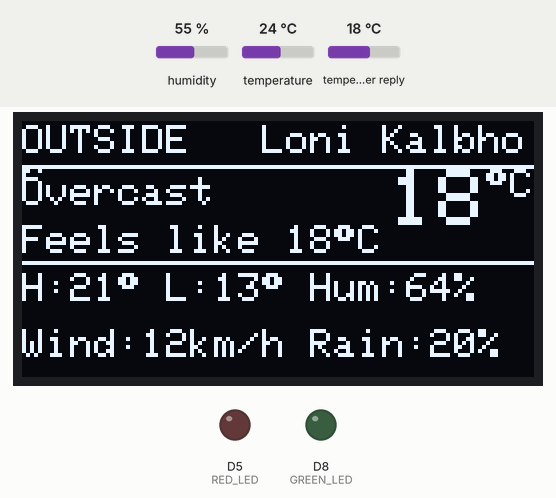
This sketch was run on a simulated ESP8266 (NodeMCU). Shown: 128×64 one-colour display, output pins drawn as LEDs (lit = HIGH). The inputs (shaded band) are chosen by the test bench; at power-on: temperature 24 °C, humidity 55 %, temperature in the weather reply 18 °C. WiFi joins after 1.5 s; servers stay silent unless stated; network time is answered at once with the bench clock; the local clock reads 2024-03-15 10:24:30 at power-on unless the sketch sets it; web services answer with replies made up by the test bench; what the sketch prints to the serial monitor is not drawn.

Above: at 7.6 s.
7.7 s: temperature set to 12 °C
At 14.9 s:
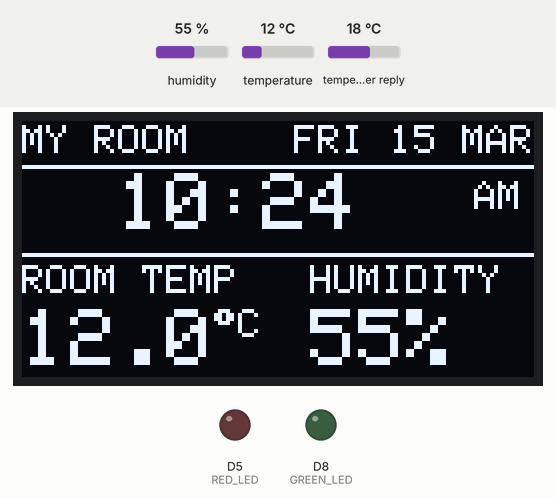
15.2 s: temperature set to 7 °C
At 16.3 s:
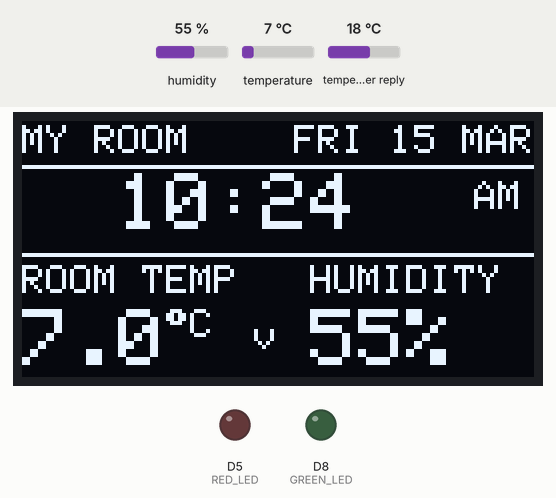
19.9 s: temperature set to 19 °C
At 21.52 s:
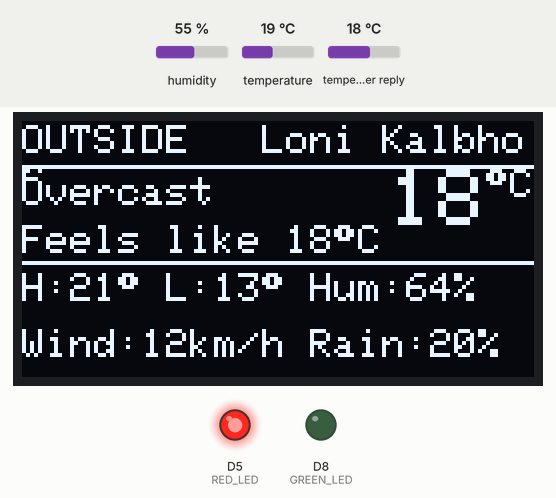
23.6 s: humidity set to 22 %
At 28.5 s:
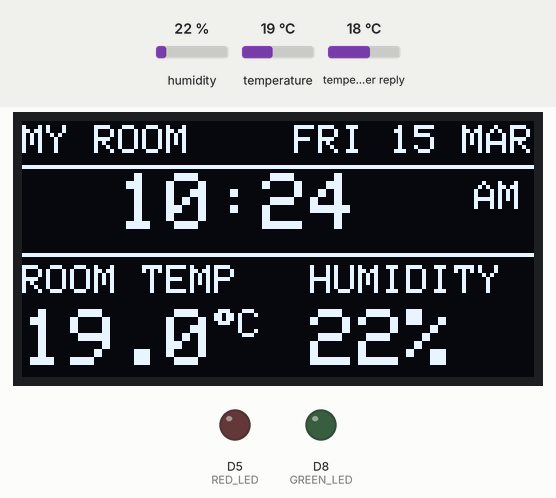
31.1 s: temperature set to 28 °C
At 33.63 s:
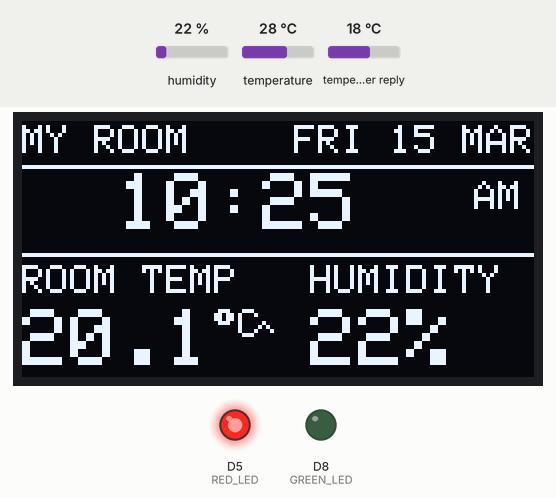
Timing chart, 0 to 35.3 s (numbered marks = the images above; inputs shaded):
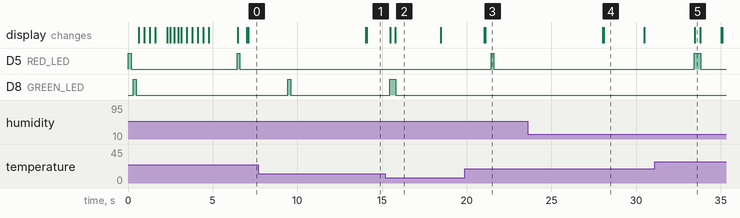

Measured:
- after the input at 7.7 s, D8 (GREEN_LED): LOW → HIGH after 1.7 s, → LOW 0.15 s later
- after the input at 15.2 s, D8 (GREEN_LED): LOW → HIGH after 0.25 s, → LOW 0.37 s later; the display: first changes after 0.27 s (image 2 shows a later state)
- after the input at 19.9 s, D5 (RED_LED): LOW → HIGH after 1.5 s, → LOW 0.15 s later
- after the input at 31.1 s, D5 (RED_LED): LOW → HIGH after 2.3 s, → LOW 0.37 s later
- what the display in image 4 shows lasts 2.4 s, from 28.1 s to 30.5 s

The sketch:

room.ino
```cpp
// ════════════════════════════════════════════════════════
//  WeatherKit — MIT ADT Pune
//  Screen 1 = YOUR ROOM  (DHT11 sensor only)
//  Screen 2 = OUTSIDE    (Open-Meteo API only)
//  LED: RED=D5/GPIO14  GREEN=D8/GPIO15
// ════════════════════════════════════════════════════════

#include <Wire.h>
#include <Adafruit_GFX.h>
#include <Adafruit_SSD1306.h>
#include <DHT.h>
#include <ESP8266WiFi.h>
#include <ESP8266HTTPClient.h>
#include <WiFiClient.h>
#include <ArduinoJson.h>
#include <NTPClient.h>
#include <WiFiUDP.h>
#include <time.h>

// ── Display ──────────────────────────────────────────────
#define SCREEN_WIDTH  128
#define SCREEN_HEIGHT  64
#define OLED_RESET     -1
Adafruit_SSD1306 display(SCREEN_WIDTH, SCREEN_HEIGHT, &Wire, OLED_RESET);

// ── DHT11 ────────────────────────────────────────────────
#define DHTPIN   2
#define DHTTYPE  DHT11
DHT dht(DHTPIN, DHTTYPE);

// ── LEDs ─────────────────────────────────────────────────
// GPIO12/13 = SPI pins on ESP8266 — never use for LEDs!
#define RED_LED    14    // D5
#define GREEN_LED  15    // D8

// ── WiFi ─────────────────────────────────────────────────
const char* WIFI_SSID     = "Manet Hostel@103";
const char* WIFI_PASSWORD = "MitHostel@103";

// ── Open-Meteo ───────────────────────────────────────────
const char* WEATHER_URL =
  "http://api.open-meteo.com/v1/forecast"
  "?latitude=18.4926&longitude=74.0255"
  "&current_weather=true"
  "&hourly=relativehumidity_2m,apparent_temperature,"
  "precipitation_probability"
  "&daily=temperature_2m_max,temperature_2m_min"
  "&timezone=Asia%2FKolkata"
  "&forecast_days=1";

// ── NTP IST ──────────────────────────────────────────────
WiFiUDP   ntpUDP;
NTPClient ntp(ntpUDP, "pool.ntp.org", 19800);

// ── Outside weather (API only) ───────────────────────────
float  outTemp       = 0;
float  outFeelsLike  = 0;
float  outHigh       = 0;
float  outLow        = 0;
float  outWind       = 0;
int    outHumidity   = 0;
int    outRainChance = 0;
int    outCode       = 0;
String outCondition  = "---";
bool   outDataReady  = false;

// ── Room sensor (DHT11 only) ─────────────────────────────
float roomTemp     = 0;
float roomHum      = 0;
float prevRoomTemp = 0;
bool  firstRun     = true;

// ── Timers ────────────────────────────────────────────────
unsigned long lastSensorRead   = 0;
unsigned long lastWeatherFetch = 0;
unsigned long lastScreenSwitch = 0;
unsigned long ledOnTime        = 0;
bool          ledActive        = false;
int           activeLed        = 0;
int           currentScreen    = 0;

#define SENSOR_INTERVAL   3000
#define WEATHER_INTERVAL  300000
#define SCREEN_SWITCH     7000

// ────────────────────────────────────────────────────────
String wmoDesc(int code) {
  if (code == 0)                return "Clear Sky";
  if (code == 1)                return "Mainly Clear";
  if (code == 2)                return "Partly Cloudy";
  if (code == 3)                return "Overcast";
  if (code == 45 || code == 48) return "Foggy";
  if (code >= 51 && code <= 55) return "Drizzle";
  if (code >= 61 && code <= 65) return "Rainy";
  if (code >= 71 && code <= 75) return "Snowy";
  if (code >= 80 && code <= 82) return "Showers";
  if (code >= 85 && code <= 86) return "Snow Shower";
  if (code >= 95 && code <= 99) return "Thunderstorm";
  return "Unknown";
}

// ────────────────────────────────────────────────────────
void triggerLed(int pin) {
  if (ledActive) digitalWrite(activeLed, LOW);
  digitalWrite(pin, HIGH);
  activeLed = pin;
  ledOnTime = millis();
  ledActive = true;
}

// ────────────────────────────────────────────────────────
void connectWiFi() {
  WiFi.begin(WIFI_SSID, WIFI_PASSWORD);
  display.clearDisplay();
  display.setTextSize(1);
  display.setTextColor(WHITE);
  display.setCursor(0, 1);
  display.print("Wi-Fi");
  display.drawLine(0, 11, 128, 11, WHITE);
  display.setCursor(0, 18);
  display.print("Connecting...");
  display.setCursor(0, 30);
  String s = String(WIFI_SSID);
  if (s.length() > 20) s = s.substring(0, 20);
  display.print(s);
  display.display();

  int attempts = 0;
  while (WiFi.status() != WL_CONNECTED && attempts < 40) {
    display.fillRect(0, 44, 128, 10, BLACK);
    display.setCursor(0, 46);
    for (int d = 0; d < (attempts % 4) + 1; d++) display.print(". ");
    display.display();
    delay(300);
    attempts++;
  }

  display.clearDisplay();
  display.setTextSize(1);
  display.setCursor(0, 1);
  if (WiFi.status() == WL_CONNECTED) {
    display.print("Wi-Fi");
    display.drawLine(0, 11, 128, 11, WHITE);
    display.setCursor(0, 18);
    display.print("Connected");
    display.setCursor(0, 30);
    display.print(WiFi.localIP().toString());
  } else {
    display.print("Offline");
    display.drawLine(0, 11, 128, 11, WHITE);
    display.setCursor(0, 22);
    display.print("No network.");
    display.setCursor(0, 34);
    display.print("Room data only.");
  }
  display.display();
  delay(1400);
}

// ────────────────────────────────────────────────────────
void fetchWeather() {
  if (WiFi.status() != WL_CONNECTED) return;
  WiFiClient client;
  HTTPClient http;
  http.begin(client, WEATHER_URL);
  http.setTimeout(10000);
  int code = http.GET();
  if (code == 200) {
    String payload = http.getString();
    StaticJsonDocument<256> filter;
    filter["current_weather"]["temperature"] = true;
    filter["current_weather"]["windspeed"]   = true;
    filter["current_weather"]["weathercode"] = true;
    filter["daily"]["temperature_2m_max"]    = true;
    filter["daily"]["temperature_2m_min"]    = true;
    filter["hourly"]["relativehumidity_2m"]  = true;
    filter["hourly"]["apparent_temperature"] = true;
    filter["hourly"]["precipitation_probability"] = true;

    StaticJsonDocument<1024> doc;
    DeserializationError err = deserializeJson(doc, payload,
                               DeserializationOption::Filter(filter));
    if (!err) {
      outTemp       = doc["current_weather"]["temperature"].as<float>();
      outWind       = doc["current_weather"]["windspeed"].as<float>();
      outCode       = doc["current_weather"]["weathercode"].as<int>();
      outCondition  = wmoDesc(outCode);
      outHigh       = doc["daily"]["temperature_2m_max"][0].as<float>();
      outLow        = doc["daily"]["temperature_2m_min"][0].as<float>();
      outHumidity   = doc["hourly"]["relativehumidity_2m"][0].as<int>();
      outFeelsLike  = doc["hourly"]["apparent_temperature"][0].as<float>();
      outRainChance = doc["hourly"]["precipitation_probability"][0].as<int>();
      outDataReady  = true;
      Serial.printf("[Outside] %.1fC  %s\n", outTemp, outCondition.c_str());
    }
  }
  http.end();
}

// ════════════════════════════════════════════════════════
//  SCREEN 1 — MY ROOM (DHT11 only, no weather data)
// ════════════════════════════════════════════════════════
void drawRoomScreen(float temp, float hum, int dir) {
  display.clearDisplay();
  display.setTextSize(1);
  display.setTextColor(WHITE);

  // Header
  display.setCursor(0, 1);
  display.print("MY ROOM");

  ntp.update();
  time_t epoch = ntp.getEpochTime();
  struct tm* t = localtime(&epoch);
  const char* days[]   = {"SUN","MON","TUE","WED","THU","FRI","SAT"};
  const char* months[] = {"JAN","FEB","MAR","APR","MAY","JUN",
                           "JUL","AUG","SEP","OCT","NOV","DEC"};
  char dateBuf[14];
  sprintf(dateBuf, "%s %02d %s", days[t->tm_wday], t->tm_mday, months[t->tm_mon]);
  display.setCursor(128 - strlen(dateBuf) * 6, 1);
  display.print(dateBuf);

  display.drawLine(0, 11, 128, 11, WHITE);

  // Big clock
  int h = ntp.getHours();
  int m = ntp.getMinutes();
  char timeBuf[6];
  sprintf(timeBuf, "%02d:%02d", h, m);
  display.setTextSize(2);
  display.setCursor(24, 13);
  display.print(timeBuf);
  display.setTextSize(1);
  display.setCursor(113, 15);
  display.print(h < 12 ? "AM" : "PM");

  display.drawLine(0, 33, 128, 33, WHITE);

  // Labels
  display.setTextSize(1);
  display.setCursor(0, 36);
  display.print("ROOM TEMP");
  display.setCursor(72, 36);
  display.print("HUMIDITY");

  // Big values
  display.setTextSize(2);
  char tbuf[8];
  sprintf(tbuf, "%.1f", temp);
  display.setCursor(0, 47);
  display.print(tbuf);
  display.setTextSize(1);
  display.print("\xF7""C");

  // Direction indicator
  if (dir == 1) {
    display.setCursor(58, 50);
    display.print("^");
  } else if (dir == -1) {
    display.setCursor(58, 50);
    display.print("v");
  }

  display.setTextSize(2);
  char hbuf[5];
  sprintf(hbuf, "%d%%", (int)hum);
  display.setCursor(72, 47);
  display.print(hbuf);

  display.display();
}

// ════════════════════════════════════════════════════════
//  SCREEN 2 — OUTSIDE WEATHER (API only, no sensor data)
// ════════════════════════════════════════════════════════
void drawOutsideScreen() {
  display.clearDisplay();
  display.setTextSize(1);
  display.setTextColor(WHITE);

  // Header
  display.setCursor(0, 1);
  display.print("OUTSIDE");
  display.setCursor(60, 1);
  display.print("Loni Kalbhor");
  display.drawLine(0, 11, 128, 11, WHITE);

  if (!outDataReady) {
    display.setCursor(14, 26);
    display.print("Fetching weather");
    display.setCursor(28, 38);
    display.print("please wait...");
    display.display();
    return;
  }

  // Condition + big temp
  String cond = outCondition;
  if (cond.length() > 14) cond = cond.substring(0, 14);
  display.setCursor(0, 14);
  display.print(cond);

  char tempBuf[6];
  sprintf(tempBuf, "%.0f", outTemp);
  display.setTextSize(2);
  int tx = 128 - (strlen(tempBuf) * 12) - 12;
  display.setCursor(tx, 12);
  display.print(tempBuf);
  display.setTextSize(1);
  display.print("\xF7""C");

  // Feels like
  char flBuf[20];
  sprintf(flBuf, "Feels like %.0f\xF7""C", outFeelsLike);
  display.setCursor(0, 26);
  display.print(flBuf);

  display.drawLine(0, 35, 128, 35, WHITE);

  // H / L / Humidity
  char hiBuf[8], loBuf[8], humBuf[8];
  sprintf(hiBuf, "H:%.0f\xF7", outHigh);
  sprintf(loBuf, "L:%.0f\xF7", outLow);
  sprintf(humBuf, "Hum:%d%%", outHumidity);
  display.setCursor(0,  38); display.print(hiBuf);
  display.setCursor(36, 38); display.print(loBuf);
  display.setCursor(72, 38); display.print(humBuf);

  // Wind / Rain
  char windBuf[14], rainBuf[10];
  sprintf(windBuf, "Wind:%.0fkm/h", outWind);
  sprintf(rainBuf, "Rain:%d%%", outRainChance);
  display.setCursor(0,  52); display.print(windBuf);
  display.setCursor(72, 52); display.print(rainBuf);

  display.display();
}

// ────────────────────────────────────────────────────────
void glideRoom(float fromT, float toT, float fromH, float toH, int dir) {
  for (int i = 1; i <= 8; i++) {
    float t = fromT + (toT - fromT) * i / 8.0f;
    float h = fromH + (toH - fromH) * i / 8.0f;
    drawRoomScreen(t, h, dir);
    delay(20);
  }
}

// ────────────────────────────────────────────────────────
void startup() {
  display.clearDisplay();
  display.setTextColor(WHITE);
  display.setTextSize(2);
  display.setCursor(4, 10);
  display.print("Weather");
  display.setTextSize(1);
  display.setCursor(36, 32);
  display.print("MIT-ADT Pune");
  display.drawRect(24, 52, 80, 3, WHITE);
  display.display();
  for (int p = 2; p <= 78; p += 3) {
    display.fillRect(25, 53, p, 1, WHITE);
    display.display();
    delay(16);
  }
  delay(500);
  for (int y = 0; y < SCREEN_HEIGHT; y += 2) {
    display.fillRect(0, y, SCREEN_WIDTH, 2, BLACK);
    display.display();
    delay(4);
  }
}

// ════════════════════════════════════════════════════════
void setup() {
  Serial.begin(115200);

  pinMode(RED_LED,   OUTPUT);
  pinMode(GREEN_LED, OUTPUT);
  digitalWrite(RED_LED,   LOW);
  digitalWrite(GREEN_LED, LOW);

  // LED self-test
  digitalWrite(RED_LED,   HIGH); delay(200); digitalWrite(RED_LED,   LOW); delay(100);
  digitalWrite(GREEN_LED, HIGH); delay(200); digitalWrite(GREEN_LED, LOW);

  dht.begin();
  Wire.begin(4, 5);

  if (!display.begin(SSD1306_SWITCHCAPVCC, 0x3C)) {
    Serial.println(F("OLED not found"));
    while (true) delay(1000);
  }
  display.clearDisplay();
  display.setTextColor(WHITE);

  startup();
  connectWiFi();

  ntp.begin();
  ntp.update();

  fetchWeather();
  lastWeatherFetch = millis();
}

// ════════════════════════════════════════════════════════
void loop() {
  unsigned long now = millis();

  // LED off
  if (ledActive && now - ledOnTime >= 150) {
    digitalWrite(activeLed, LOW);
    ledActive = false;
  }

  // Weather refresh every 5 min
  if (now - lastWeatherFetch >= WEATHER_INTERVAL) {
    fetchWeather();
    lastWeatherFetch = now;
  }

  // Screen rotate every 7s
  if (now - lastScreenSwitch >= SCREEN_SWITCH) {
    currentScreen = (currentScreen + 1) % 2;
    lastScreenSwitch = now;
    display.clearDisplay();
    display.display();
    delay(40);
    if (currentScreen == 0) drawRoomScreen(roomTemp, roomHum, 0);
    else                    drawOutsideScreen();
    return;
  }

  // Sensor every 3s
  if (now - lastSensorRead < SENSOR_INTERVAL) return;
  lastSensorRead = now;

  float h = dht.readHumidity();
  float t = dht.readTemperature();

  if (isnan(t) || isnan(h)) {
    Serial.println("[Sensor] Read failed");
    if (currentScreen == 0) {
      display.clearDisplay();
      display.setTextSize(1);
      display.setCursor(0, 1);
      display.print("MY ROOM");
      display.drawLine(0, 11, 128, 11, WHITE);
      display.setCursor(10, 26);
      display.print("Sensor error");
      display.setCursor(4, 40);
      display.print("Check D4 wiring");
      display.display();
    }
    return;
  }

  Serial.printf("[Room] %.1fC  %.1f%%\n", t, h);

  int dir = 0;
  if      (t > prevRoomTemp + 0.2f) { dir =  1; triggerLed(RED_LED);   }
  else if (t < prevRoomTemp - 0.2f) { dir = -1; triggerLed(GREEN_LED); }

  if (currentScreen == 0) {
    if (firstRun) { drawRoomScreen(t, h, dir); firstRun = false; }
    else          { glideRoom(roomTemp, t, roomHum, h, dir); }
  }

  roomTemp     = t;
  roomHum      = h;
  prevRoomTemp = t;
}
```
